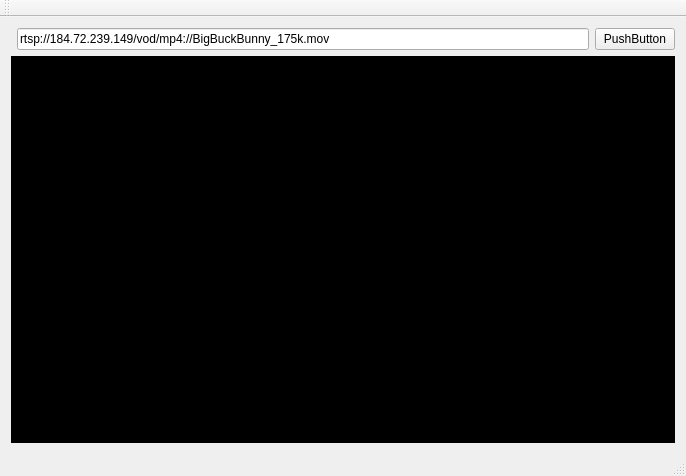
<?xml version="1.0" encoding="UTF-8"?>
<ui version="4.0">
 <class>QtLiveClass</class>
 <widget class="QMainWindow" name="QtLiveClass">
  <property name="geometry">
   <rect>
    <x>0</x>
    <y>0</y>
    <width>686</width>
    <height>476</height>
   </rect>
  </property>
  <property name="windowTitle">
   <string>QtLive</string>
  </property>
  <widget class="QWidget" name="centralWidget">
   <layout class="QGridLayout" name="gridLayout">
    <item row="1" column="0" colspan="3">
     <widget class="QWidget" name="widget" native="true">
      <property name="palette">
       <palette>
        <active>
         <colorrole role="Base">
          <brush brushstyle="SolidPattern">
           <color alpha="255">
            <red>255</red>
            <green>255</green>
            <blue>255</blue>
           </color>
          </brush>
         </colorrole>
         <colorrole role="Window">
          <brush brushstyle="SolidPattern">
           <color alpha="255">
            <red>0</red>
            <green>0</green>
            <blue>0</blue>
           </color>
          </brush>
         </colorrole>
        </active>
        <inactive>
         <colorrole role="Base">
          <brush brushstyle="SolidPattern">
           <color alpha="255">
            <red>255</red>
            <green>255</green>
            <blue>255</blue>
           </color>
          </brush>
         </colorrole>
         <colorrole role="Window">
          <brush brushstyle="SolidPattern">
           <color alpha="255">
            <red>0</red>
            <green>0</green>
            <blue>0</blue>
           </color>
          </brush>
         </colorrole>
        </inactive>
        <disabled>
         <colorrole role="Base">
          <brush brushstyle="SolidPattern">
           <color alpha="255">
            <red>0</red>
            <green>0</green>
            <blue>0</blue>
           </color>
          </brush>
         </colorrole>
         <colorrole role="Window">
          <brush brushstyle="SolidPattern">
           <color alpha="255">
            <red>0</red>
            <green>0</green>
            <blue>0</blue>
           </color>
          </brush>
         </colorrole>
        </disabled>
       </palette>
      </property>
      <property name="autoFillBackground">
       <bool>true</bool>
      </property>
     </widget>
    </item>
    <item row="0" column="2">
     <widget class="QPushButton" name="pushButton">
      <property name="text">
       <string>PushButton</string>
      </property>
     </widget>
    </item>
    <item row="0" column="1">
     <widget class="QLineEdit" name="lineEdit">
      <property name="text">
       <string>rtsp://184.72.239.149/vod/mp4://BigBuckBunny_175k.mov</string>
      </property>
     </widget>
    </item>
   </layout>
  </widget>
  <widget class="QMenuBar" name="menuBar">
   <property name="geometry">
    <rect>
     <x>0</x>
     <y>0</y>
     <width>686</width>
     <height>23</height>
    </rect>
   </property>
  </widget>
  <widget class="QToolBar" name="mainToolBar">
   <attribute name="toolBarArea">
    <enum>TopToolBarArea</enum>
   </attribute>
   <attribute name="toolBarBreak">
    <bool>false</bool>
   </attribute>
  </widget>
  <widget class="QStatusBar" name="statusBar"/>
 </widget>
 <layoutdefault spacing="6" margin="11"/>
 <resources>
  <include location="QtLive.qrc"/>
 </resources>
 <connections/>
</ui>
